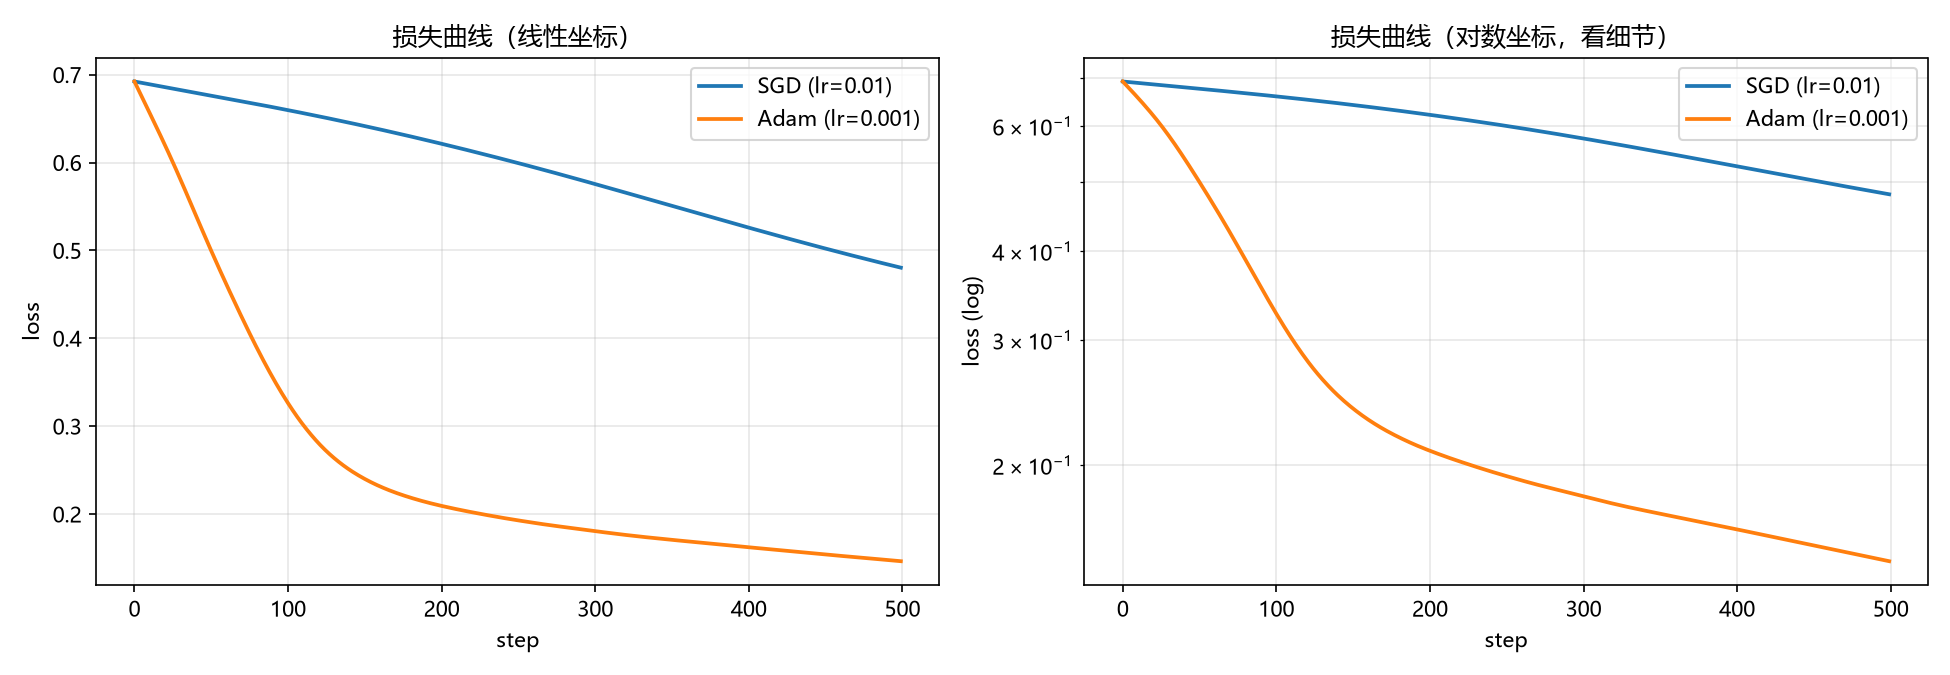

Recreate this plot in Python.
# -*- coding: utf-8 -*-
"""
练习 3-2-C：SGD vs Adam 优化器对比

同一个网络、同一份数据，只换优化器：
    SGD (lr=0.01)   vs   Adam (lr=0.001)
画出两条 loss 曲线，看谁收敛得快。
"""

import torch
import torch.nn as nn
import matplotlib.pyplot as plt
from sklearn.datasets import make_classification

# 解决 matplotlib 中文显示
plt.rcParams["font.sans-serif"] = ["Microsoft YaHei", "SimHei"]
plt.rcParams["axes.unicode_minus"] = False

torch.manual_seed(42)

# ---------- 1. 数据（只造一次，两个优化器共用）----------
X, y = make_classification(n_samples=2000, n_features=10,
                           n_informative=5, random_state=42)
X = torch.tensor(X, dtype=torch.float32)
y = torch.tensor(y, dtype=torch.float32).unsqueeze(1)     # (N,) -> (N,1)


# ---------- 2. 网络：参数相同、初始点相同 ----------
def make_model():
    # 每次用同一个种子建模型，保证 SGD / Adam 从同一起点出发，
    # 这样曲线差异完全来自优化器本身
    torch.manual_seed(0)
    return nn.Sequential(
        nn.Linear(10, 32),
        nn.ReLU(),
        nn.Linear(32, 16),
        nn.ReLU(),
        nn.Linear(16, 1),            # BCEWithLogitsLoss 自己带 Sigmoid
    )


criterion = nn.BCEWithLogitsLoss()

# ---------- 3. 训练函数 ----------
def train(opt_cls, lr, steps=500):
    model = make_model()
    optimizer = opt_cls(model.parameters(), lr=lr)
    losses = []
    for _ in range(steps):
        optimizer.zero_grad()
        loss = criterion(model(X), y)
        loss.backward()
        optimizer.step()
        losses.append(loss.item())
    return model, losses


results = {}
configs = [("SGD (lr=0.01)", torch.optim.SGD, 0.01),
           ("Adam (lr=0.001)", torch.optim.Adam, 0.001)]

for name, opt_cls, lr in configs:
    model, losses = train(opt_cls, lr)
    with torch.no_grad():
        acc = ((model(X) > 0).float() == y).float().mean().item()
    results[name] = losses
    print(f"{name:16s} 起始 loss={losses[0]:.4f}  最终 loss={losses[-1]:.4f}  "
          f"准确率={acc:.4f}")

# ---------- 4. 画对比曲线 ----------
fig, axes = plt.subplots(1, 2, figsize=(13, 4.5))

# 左：线性坐标，看整体趋势
for name, losses in results.items():
    axes[0].plot(losses, label=name, linewidth=1.8)
axes[0].set_xlabel("step")
axes[0].set_ylabel("loss")
axes[0].set_title("损失曲线（线性坐标）")
axes[0].legend()
axes[0].grid(alpha=0.3)

# 右：对数纵坐标，看最后那段细节
for name, losses in results.items():
    axes[1].plot(losses, label=name, linewidth=1.8)
axes[1].set_yscale("log")
axes[1].set_xlabel("step")
axes[1].set_ylabel("loss (log)")
axes[1].set_title("损失曲线（对数坐标，看细节）")
axes[1].legend()
axes[1].grid(alpha=0.3, which="both")

plt.tight_layout()
plt.savefig("3-2-C_sgd_vs_adam.png", dpi=150)
plt.show()

# ---------- 5. 定量对比：谁先到达某个 loss 水平 ----------
print("\n到达指定 loss 所需步数：")
for threshold in [0.5, 0.3, 0.25]:
    row = []
    for name, losses in results.items():
        hit = next((i for i, v in enumerate(losses) if v < threshold), None)
        row.append(f"{name}={'未达到' if hit is None else hit}步")
    print(f"  loss < {threshold}: " + "  |  ".join(row))
